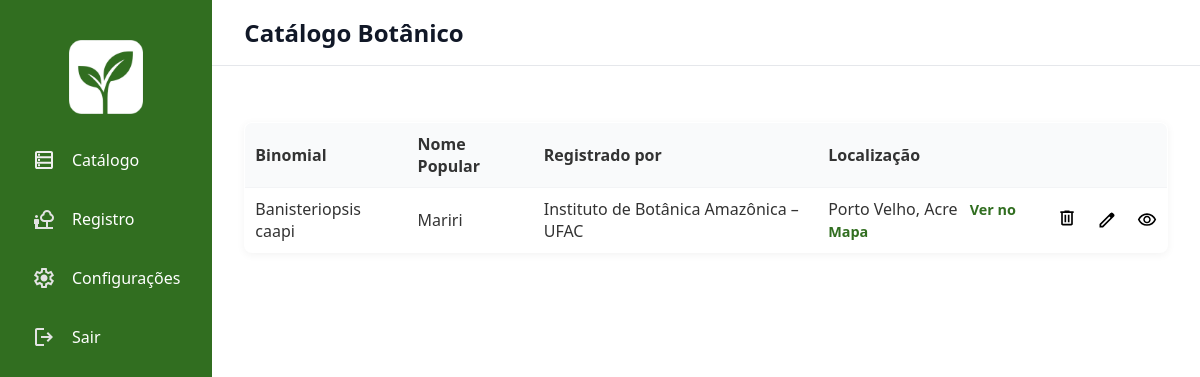
Page /catalog/ (signed in) on the committed database.
### apps/core/models.py (models this page shows, shortened)
class BotanicalRegister(models.Model):
    binomial = models.CharField(max_length=250)
    common_name = models.CharField(max_length=250)
    botanical_family = models.CharField(max_length=250)
    genus = models.CharField(max_length=250)
    species = models.CharField(max_length=250)
    author = models.CharField(max_length=250)
    height = models.FloatField()
    diameter = models.FloatField()
    stem_type = models.CharField(max_length=MAX_LENGHT, choices=StemType.choices, default=StemType.UNKNOWN)
    leaf_type = models.CharField(max_length=MAX_LENGHT, choices=LeafType.choices, default=LeafType.UNKNOWN)
    flower_type = models.CharField(max_length=MAX_LENGHT, choices=FlowerType.choices, default=FlowerType.UNKNOWN)
    flowering_period = models.CharField(max_length=MAX_LENGHT, choices=FloweringPeriod.choices, default=FloweringPeriod.UNKNOWN)
    fruit_type = models.CharField(max_length=MAX_LENGHT, choices=FruitType.choices, default=FruitType.UNKNOWN)
    fruiting_period = models.CharField(max_length=MAX_LENGHT, choices=FruitingPeriod.choices, default=FruitingPeriod.UNKNOWN)
    morphological_observations = models.TextField(blank=True, null=True)
    soil_type = models.CharField(max_length=MAX_LENGHT, choices=SoilType.choices, default=SoilType.UNKNOWN)
    soil_pH = models.FloatField()
    moisture = models.CharField(max_length=MAX_LENGHT, choices=MoistureLevel.choices, default=MoistureLevel.UNKNOWN)
    lighting = models.CharField(max_length=MAX_LENGHT, choices=LightExposure.choices, default=LightExposure.UNKNOWN)
    temperature= models.FloatField()
    climate = models.CharField(max_length=MAX_LENGHT, choices=PredominantClimate.choices, default=PredominantClimate.UNKNOWN)
    water_requirement = models.CharField(max_length=MAX_LENGHT, choices=WaterRequirement.choices, default=WaterRequirement.UNKNOWN)
    watering_frequency = models.CharField(max_length=MAX_LENGHT, choices=WateringFrequency.choices, default=WateringFrequency.UNKNOWN)
    fertilization_type = models.CharField(max_length=MAX_LENGHT, choices=FertilizationType.choices, default=FertilizationType.NONE)
    need_for_pruning = models.BooleanField(default=False)
    susceptibility = models.TextField(blank=True, null=True)
    cultivation_notes = models.TextField(blank=True, null=True)
    country = models.CharField(max_length=100)
    state_province = models.CharField(max_length=100)
    city = models.CharField(max_length=100)
    specific_location = models.TextField(blank=True, null=True)
    latitude = models.FloatField()
    longitude = models.FloatField()
    altitude_meters = models.FloatField(blank=True, null=True)
    biome = models.CharField(max_length=100, blank=True, null=True)
    ecosystem = models.CharField(max_length=150, blank=True, null=True)
    registration_date = models.DateField(auto_now_add=True)
    planting_date = models.DateField(blank=True, null=True)
    collection_date = models.DateField(blank=True, null=True)
    origin = models.CharField(max_length=100, blank=True, null=True)
    collection_number = models.CharField(max_length=100, blank=True, null=True)
    registered_by = models.CharField(max_length=150)
    general_image = models.ImageField(upload_to='plants/general/', null=True, blank=True)
    stem_image = models.ImageField(upload_to='plants/stem/', null=True, blank=True)
    leaf_image = models.ImageField(upload_to='plants/leaf/', null=True, blank=True)
    flower_image = models.ImageField(upload_to='plants/flower/', null=True, blank=True)
    fruit_image = models.ImageField(upload_to='plants/fruit/', null=True, blank=True)

### apps/core/views.py (the view)
# urls.py: path('catalog/', views.read, name='catalog'),
@never_cache
@login_required
def read(request):
    botanicals = BotanicalRegister.objects.all()
    return render(request, 'core/catalog.html', {'botanicals': botanicals})

### templates/core/catalog.html (shortened to what this page needs)
{% load static %}
<!DOCTYPE html>
<html lang="pt-br">
<head>
    <link rel="stylesheet" href="{% static 'css/core.css' %}" />
    <link rel="stylesheet" href="{% static 'css/global.css' %}" />
    <link rel="stylesheet" href="{% static 'css/catalog.css' %}" />
</head>
<body>
    <aside>
        <img class="logo" src="{% static 'assets/geoplant_w.png' %}" alt="Logo Geo Plant" width="90" height="90" />
        <a href="{% url 'catalog' %}"><img src="{% static 'svg/home.svg' %}" alt="home" />Catálogo</a>
        <a href="{% url 'create_botanical' %}"><img src="{% static 'svg/register_botanic.svg' %}"
                alt="registrar" />Registro</a>
        <a href="#"><img src="{% static 'svg/settings.svg' %}" alt="Configurações" />Configurações</a>
        <a href="{% url 'login' %}"><img src="{% static 'svg/logout.svg' %}" alt="Sair" />Sair</a>
    </aside>
    <div class="main">
        <header>
            <h1>Catálogo Botânico</h1>
        </header>
        <div class="content">
            <table class="no-vertical-lines" border="1" cellpadding="0" cellspacing="0" role="grid"
                aria-label="Catálogo botânico">
                <thead>
                    <tr>
                        <th>Binomial</th>
                        <th>Nome Popular</th>
                        <th>Registrado por</th>
                        <th>Localização</th>
                        <th aria-label="Excluir"></th>
                        <th aria-label="Editar"></th>
                        <th aria-label="Visualizar"></th>
                    </tr>
                </thead>
                <tbody>
                    {% for bot in botanicals %}
                    <tr>
                        <td data-label="Binomial">{{ bot.binomial }}</td>
                        <td data-label="Nome Popular">{{ bot.common_name }}</td>
                        <td data-label="Registrado por">{{ bot.registered_by }}</td>
                        <td data-label="Localização">
                            {{ bot.city }}, {{ bot.state_province }}
                            <a href="https://www.google.com/maps?q={{ bot.latitude }},{{ bot.longitude }}"
                                target="_blank" rel="noopener" class="map-link">
                                Ver no Mapa
                            </a>
                        </td>
                        <td data-label="Excluir">
                            <form method="POST" action="{% url 'delete' bot.id %}">
                                <button type="submit" style="background:none; border:none; padding:0;">
                                    <img class="crud" src="{% static 'svg/delete.svg' %}" alt="Excluir" />
                                </button>
                            </form>
                        </td>
                        <td data-label="Editar">
                            <a href="{% url 'update' bot.id %}">
                                <img class="crud" src="{% static 'svg/edit.svg' %}" alt="Editar" />
                            </a>
                        </td>
                        <td data-label="Visualizar">
                            <a href="{% url 'view' bot.id %}">
                                <img class="crud" src="{% static 'svg/eye.svg' %}" alt="Visualizar" />
                            </a>
                        </td>
                    </tr>
                    {% empty %}
                    <tr>
                        <td colspan="7" style="text-align:center; padding: 1rem;">
                            Nenhuma planta cadastrada ainda.
                        </td>
                    </tr>
                    {% endfor %}
                </tbody>
            </table>
        </div>
    </div>
</body>
</html>

### static/css/core.css (style rules this page uses)
* { box-sizing: border-box; margin: 0; padding: 0; }
:root { --color-primary: #316e20; --color-secondary: #2e7d32; --color-background: #d1d5db; --color-link: #19461b; --color-text: #333; }
body { display: flex; height: 100vh; overflow: hidden; }
aside { background-color: var(--color-primary); color: var(--color-text); padding: 2rem 1rem; display: flex; flex-direction: column; gap: 1rem; }
.logo { display: block; margin: 0 auto; }
aside a { display: flex; align-items: center; gap: 1rem; color: #ffffff; text-decoration: none; padding: 0.6rem 1rem; border-radius: 3px; transition: background 0.3s; }
.main { flex: 1; display: flex; flex-direction: column; }
header { background-color: #fff; padding: 1rem 2rem; border-bottom: 1px solid #e5e7eb; display: flex; justify-content: space-between; align-items: center; }
header h1 { font-size: 1.5rem; color: #111827; }
.content { padding: 2rem; overflow-y: auto; }
table { width: 100%; border-collapse: collapse; margin-top: 1.5rem; background-color: white; border-radius: 8px; overflow: hidden; box-shadow: 0 2px 8px rgba(0, 0, 0, 0.05); }
th, td { padding: 1rem; text-align: left; border-bottom: 1px solid #f3f4f6; }
th { background-color: #f9fafb; font-weight: 600; border-right: none; }

### static/css/global.css (style rules this page uses)
html, body { font-family: 'Segoe UI', sans-serif; color: var(--color-text); }

### static/css/catalog.css (style rules this page uses)
table.no-vertical-lines { border-collapse: collapse; border: 1px solid #ccc; width: 100%; }
table.no-vertical-lines th, table.no-vertical-lines td { border-left: none; border-right: none; padding: 10px; text-align: left; }
.crud { display: block; margin: 0 auto; cursor: pointer; width: 20px; height: 20px; }
a.map-link { color: var(--color-primary); text-decoration: none; font-weight: 600; font-size: 0.9rem; margin-left: 8px; }

### rows in the picture
BotanicalRegister: binomial "Banisteriopsis caapi", common_name "Mariri", registered_by "Instituto de Botânica Amazônica – UFAC", city "Porto Velho", state_province "Acre"
